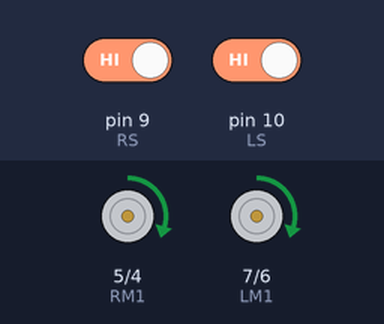
This sketch was run on a simulated Arduino Uno, built with avr-gcc and run on an emulated ATmega328P. Shown: motor-driver pin pairs drawn as motors (green arrow = first pin HIGH = forward, orange = second pin HIGH = backward, longer = more drive, scaled by the enable pin). The inputs (shaded band) are chosen by the test bench; at power-on: pin 9 (RS) HIGH, pin 10 (LS) HIGH.

Above: at 1.2 s.
1.3 s: pin 9 (RS) driven LOW
At 2.5 s:
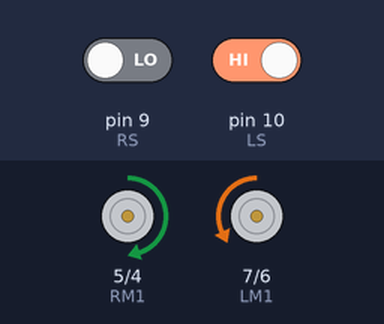
2.8 s: pin 10 (LS) driven LOW
At 3.7 s:
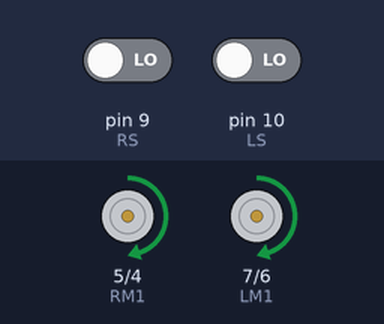
4.3 s: pin 9 (RS) driven HIGH
At 4.8 s:
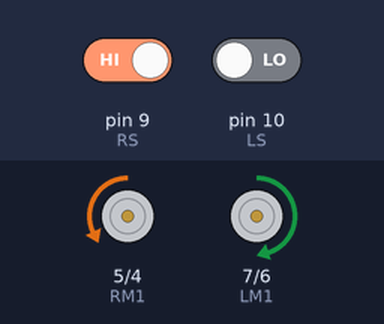
5.8 s: pin 10 (LS) driven HIGH
At 7.1 s:
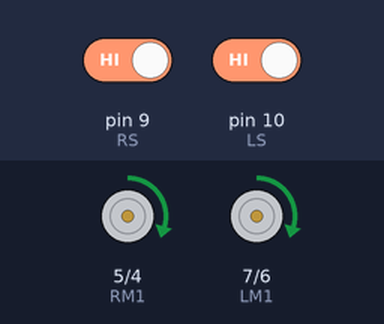
Timing chart, 0 to 8.3 s (numbered marks = the images above; inputs shaded):
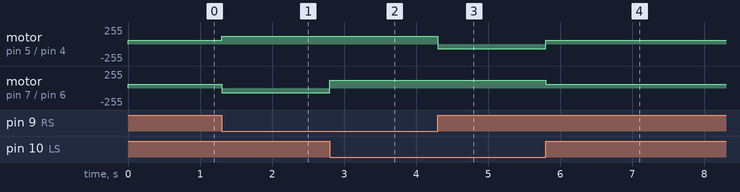

The sketch:

line_following_robot.ino
```cpp
#define LS 10      // left sensor
#define RS 9       // right sensor
#define LM1 7      //motor Driver in1
#define LM2 6      //motor Driver in2
#define RM1 5      //motor Driver in3
#define RM2 4      //motor Driver in4

#define ENA 3      // Left Motor Enable Pin (PWM)
#define ENB 11     // Right Motor Enable Pin (PWM)

void setup()
{
  pinMode(LS, INPUT);
  pinMode(RS, INPUT);
  pinMode(LM1, OUTPUT);
  pinMode(LM2, OUTPUT);
  pinMode(RM1, OUTPUT);
  pinMode(RM2, OUTPUT);
  pinMode(ENA, OUTPUT);
  pinMode(ENB, OUTPUT);
}

void loop()
{
  if (!digitalRead(LS) && !digitalRead(RS))
  {
    // FORWARD
    digitalWrite(LM1, HIGH);
    digitalWrite(LM2, LOW);
    digitalWrite(RM1, HIGH);
    digitalWrite(RM2, LOW);
    analogWrite(ENA, 120); // Adjust the value for desired speed
    analogWrite(ENB, 120); // Adjust the value for desired speed
  }

  if (digitalRead(LS) && !digitalRead(RS))
  {
    // Left turn
    digitalWrite(LM1, LOW);
    digitalWrite(LM2, HIGH);
    digitalWrite(RM1, HIGH);
    digitalWrite(RM2, LOW);
    analogWrite(ENA, 120); // Adjust the value for desired speed
    analogWrite(ENB, 70); // Adjust the value for desired speed
  }

  if (!digitalRead(LS) && digitalRead(RS))
  {
    // turn right
    digitalWrite(LM1, HIGH);
    digitalWrite(LM2, LOW);
    digitalWrite(RM1, LOW);
    digitalWrite(RM2, HIGH);
    analogWrite(ENA, 70); // Adjust the value for desired speed
    analogWrite(ENB, 120); // Adjust the value for desired speed
  }

  if (digitalRead(LS) && digitalRead(RS))
  {
    // Stop
    digitalWrite(LM1, HIGH);
    digitalWrite(LM2, LOW);
    digitalWrite(RM1, HIGH);
    digitalWrite(RM2, LOW);
    analogWrite(ENA, 60); // Stop left motor
    analogWrite(ENB, 60); // Stop right motor
  }
}
```

Measured:
- after the input at 1.3 s, motor on pin 5 (RM1) / pin 4 (RM2): forward 60/255 → forward 120/255 at once; motor on pin 7 (LM1) / pin 6 (LM2): forward 60/255 → backward 70/255 at once
- after the input at 2.8 s, motor on pin 7 (LM1) / pin 6 (LM2): backward 70/255 → forward 120/255 at once
- after the input at 4.3 s, motor on pin 5 (RM1) / pin 4 (RM2): forward 120/255 → backward 70/255 at once
- after the input at 5.8 s, motor on pin 5 (RM1) / pin 4 (RM2): backward 70/255 → forward 60/255 at once; motor on pin 7 (LM1) / pin 6 (LM2): forward 120/255 → forward 60/255 at once
